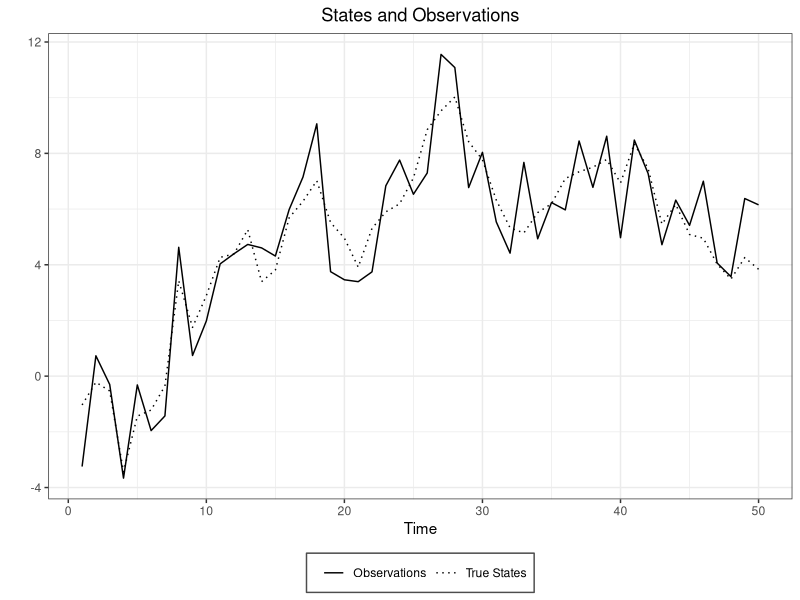
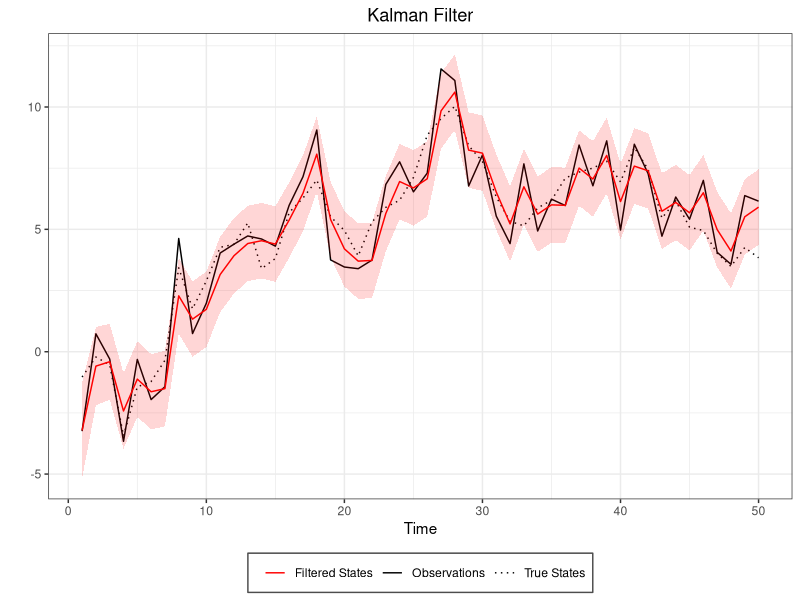
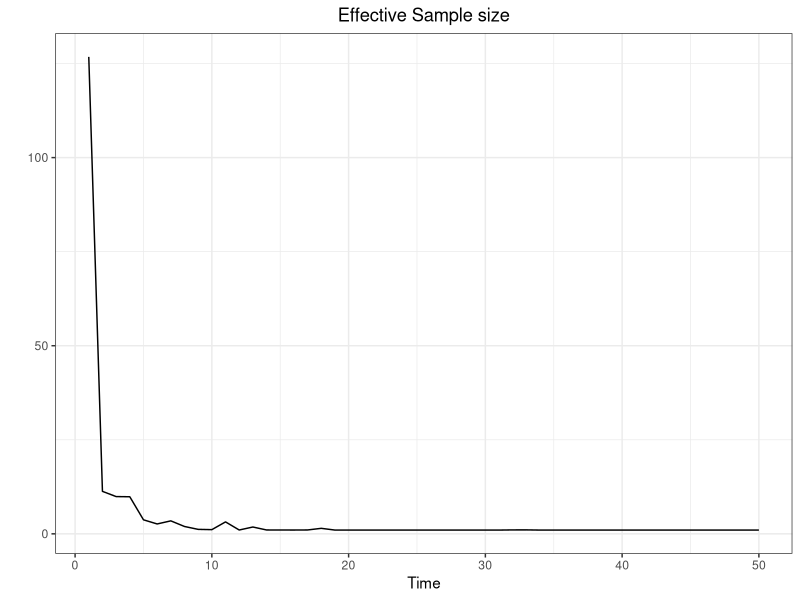
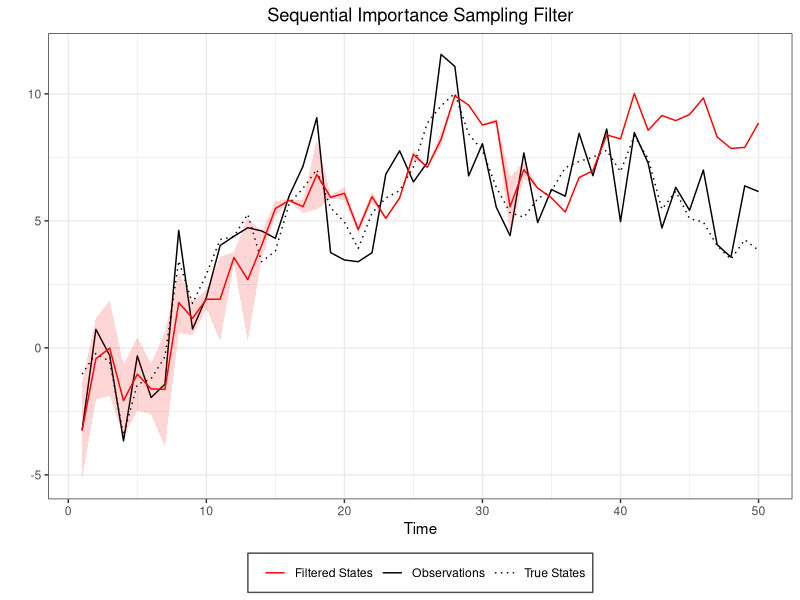
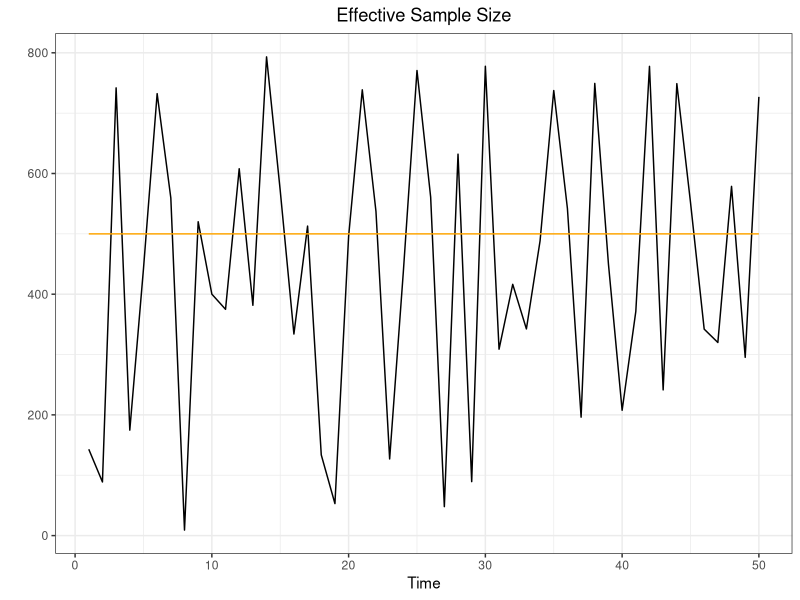
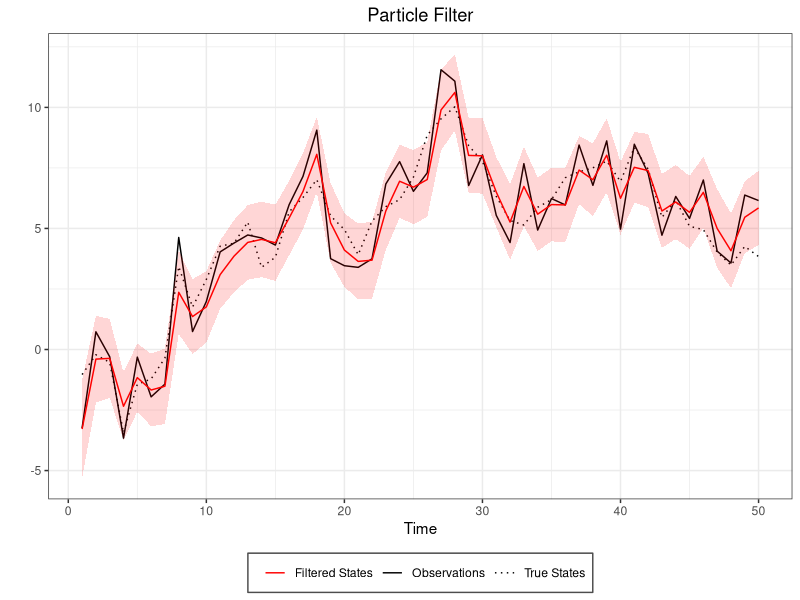
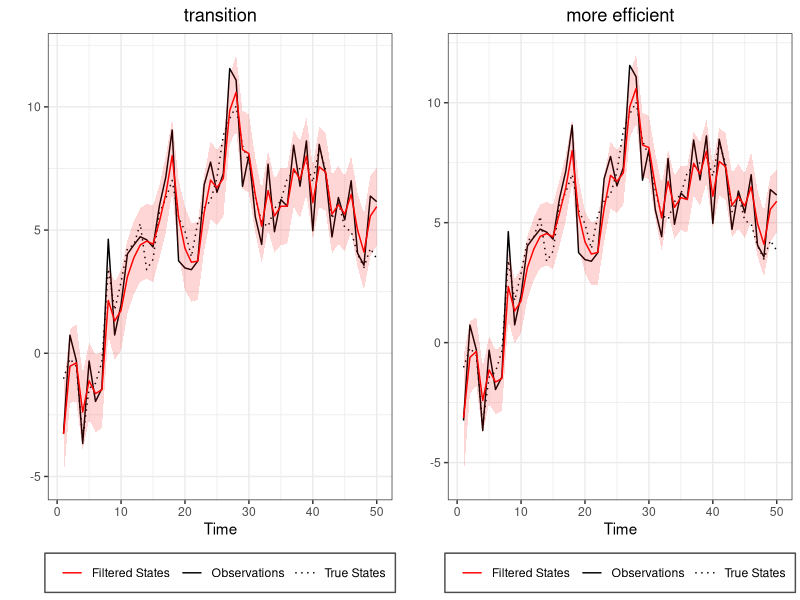
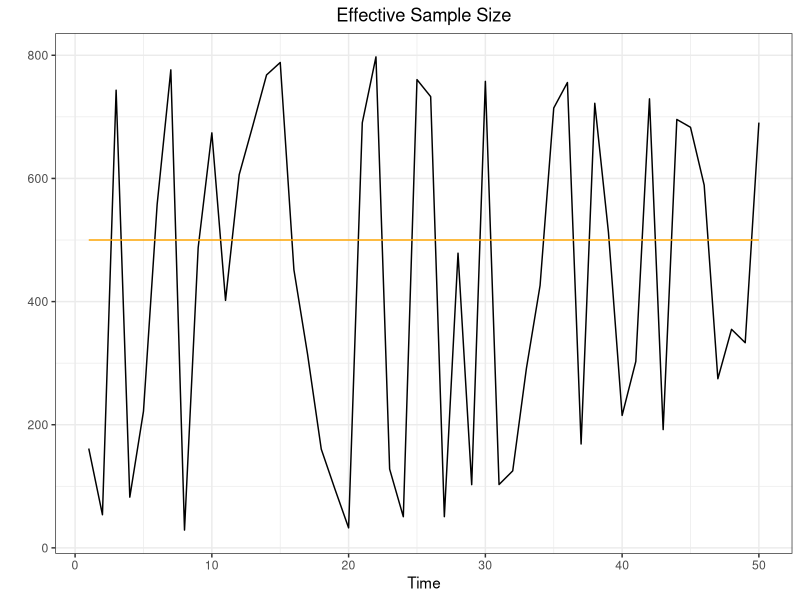

Generate these figures, in order, with R:
## ---- chunk 1
library(ggplot2)
library(ggpubr)
library(kableExtra)
## ---- chunk 2
#Calcolo intevalli di credibilità
#--------------------------------
CredInt<-function(fun){
  
  Filt<-Filtervalues(fun)
  mean<-Filt$mean
  sd<-Filt$sd
  vec<-NULL
  for(t in 1:length(mean)){
  if(mean[t]-1.96*sd[t]<truex[t] & truex[t]<mean[t]+1.96*sd[t]){vec[t]<-1}else{vec[t]<-0}
  }
  return(mean(vec))
}

#RMSE
#----
RMSE<-function(x,xhat){sqrt(mean((x - xhat)^2))}
## ---- chunk 3
library(ggplot2)
q025=function(x){quantile(x,0.025)}
q975=function(x){quantile(x,0.975)}


set.seed(1991)
dlm.sim = function(n,sigma,tau,x0){
  x    = rep(0,n)  #state process
  y    = rep(0,n)  #obs process
  x[1] = rnorm(1,x0,tau)
  y[1] = rnorm(1,x[1],sigma)
  for (t in 2:n){
    x[t] = rnorm(1,x[t-1],tau)
    y[t] = rnorm(1,x[t],sigma)
  }
  return(list(x=x,y=y))
}

n=50
tau2=1
sigma2=1
sigma=sqrt(sigma2)
tau=sqrt(tau2)
x0=0

sim<-dlm.sim(n,sigma,tau,x0)
y<-sim$y
x<-sim$x
truex<-x

timeframe<-c(1:length(y))
df<-data.frame(timeframe,y,x)

ggplot(df,aes(x=timeframe))+
  geom_line(aes(y=y, linetype="Observations"))+
  geom_line(aes(y=x, linetype="True States"))+
  scale_linetype_manual(name="",
                      values=c("Observations" = 1,
                               "True States" = 3))+
  labs(x="Time",
       y="")+
  ggtitle("States and Observations")+
  theme_bw()+
  theme(legend.direction = "horizontal", legend.position = "bottom", legend.key = element_blank(), 
        legend.background = element_rect(fill = "white", colour = "gray30")) +
  theme(plot.title = element_text(hjust = 0.5))
## ---- chunk 4
DLM<-function(data,sig2,tau2,m0,C0){
  n  = length(data)
  m  = rep(0,n)
  C  = rep(0,n)
  for (t in 1:n){
    if (t==1){
      a = m0
      R = C0 + tau2
    }else{
      a = m[t-1]
      R = C[t-1] + tau2
    }
    A = R/(R+sig2)
    m[t] = (1-A)*a + A*y[t]
    C[t] = A*sig2
  }
  return(list(m=m,C=C))
}
## ---- chunk 5
#Kalman Filter
#-------------
m0=0
C0=100
filtval<-DLM(y,sigma2,tau2,m0,C0)
m<-filtval$m
C<-filtval$C
Low = m + qnorm(0.025)*sqrt(C)
Up = m + qnorm(0.975)*sqrt(C)

#Put everything in a data frate (for ggplot)
timeframe<-c(1:length(y))
DLM.df<-data.frame(timeframe,y,x,m,C,Low,Up)

#Plots (observetions in black and filtered states in red)
ggplot(DLM.df,aes(x=timeframe))+
  geom_line(aes(y=y, col="Observations", linetype="Observations"))+
  geom_line(aes(y=x, col="True States", linetype="True States"))+
  geom_line(aes(y=m, col="Filtered States", linetype="Filtered States"))+
  geom_ribbon(aes(ymin = Low, ymax = Up),
              fill="red",alpha=0.16) +
    scale_color_manual("",
                      values=c("Observations" = "black",
                               "True States" = "black",
                               "Filtered States"= "red"))+
  scale_linetype_manual("",
                      values=c("Observations" = 1,
                               "True States" = 3,
                               "Filtered States"=1))+
  labs(x="Time",
       y="")+
  ggtitle("Kalman Filter")+
  theme_bw()+
    theme(legend.direction = "horizontal", legend.position = "bottom", legend.key = element_blank(), 
        legend.background = element_rect(fill = "white", colour = "gray30")) +
  theme(plot.title = element_text(hjust = 0.5))
## ---- chunk 6
SISfun<-function(data,N,m0,C0,tau,sigma){
  xs<-NULL
  ws<-NULL
  ess<-NULL
  x  = rnorm(N,m0,sqrt(C0))
  w  = rep(1/N,N)
  for(t in 1:length(data)){
    x    = rnorm(N,x,tau)                   #sample from N(x_{t-1},tau)
    w    = w*dnorm(data[t],x,sigma)         #update weight
    xs = rbind(xs,x)
    ws = rbind(ws,w)
    
    wnorm= w/sum(w)                         #normalized weight
    ESS  = 1/sum(wnorm^2)                   #effective sample size
    
    ess =rbind(ess,ESS)
  }
  
  return(list(xs=xs,ws=ws,ess=ess))
}
## ---- chunk 7
N=1000
sis<-SISfun(y,N,m0,C0,tau,sigma)
sisxs<-sis$xs
sisws<-sis$ws
sisess<-sis$ess
sis.data<-data.frame(df,sisxs,sisws,sisess)

ggplot(sis.data,aes(x=timeframe))+
  geom_line(aes(y=sisess))+
    labs(x="Time",
       y="")+
  ggtitle("Effective Sample size")+
  theme_bw()+
  theme(plot.title = element_text(hjust = 0.5))
## ---- chunk 8
Filtervalues<-function(fun){
  xhat<-sapply(1:n,function(i)
    weighted.mean(fun$xs[i,],fun$ws[i,]))
  sdhat<-sapply(1:n,function(i)
    sqrt(weighted.mean((fun$xs[i,]-xhat[i])^2,fun$ws[i,])))
  
  return(list(mean=xhat,sd=sdhat))
  
}

Filtplot<-function(dataframe,fun,title){

Filt<-Filtervalues(fun)
mean<-Filt$mean
sd<-Filt$sd
dataframe<-data.frame(dataframe,mean,sd)
  
ggplot(dataframe,aes(x=timeframe))+
  geom_line(aes(y=y, col="Observations", linetype="Observations"))+
  geom_line(aes(y=x, col="True States", linetype="True States"))+
  geom_line(aes(y=mean, col="Filtered States", linetype="Filtered States"))+
  geom_ribbon(aes(ymin = mean-1.96*sd, ymax = mean+1.96*sd),
              fill="red",alpha=0.16) +
    scale_color_manual("",
                      values=c("Observations" = "black",
                               "True States" = "black",
                               "Filtered States"= "red"))+
  scale_linetype_manual("",
                      values=c("Observations" = 1,
                               "True States" = 3,
                               "Filtered States"=1))+
  labs(x="Time",
       y="")+
  ggtitle(title)+
  theme_bw()+
    theme(legend.direction = "horizontal", legend.position = "bottom", legend.key = element_blank(), 
        legend.background = element_rect(fill = "white", colour = "gray30")) +
  theme(plot.title = element_text(hjust = 0.5))
}

Filtplot(df,sis,title="Sequential Importance Sampling Filter")

## ---- chunk 9
PFfun<-function(data,N,m0,C0,tau,sigma,r){
  if(missing(r)){r=2}else{}
  xs<-NULL
  ws<-NULL
  ess<-NULL
  x  = rnorm(N,m0,sqrt(C0))
  w  = rep(1/N,N)
   
  for(t in 1:length(data)){
    
    x<-rnorm(N,x,tau)
    w1<-w*dnorm(data[t],x,sigma)
    
    w = w1/sum(w1)
    ESS  = 1/sum(w^2)
    
    if(ESS<(N/r)){
      index<-sample(N,size=N,replace=T,prob=w)
      x<-x[index]
      w<-rep(1/N,N)
    }else{}
    
    xs = rbind(xs,x)
    ws = rbind(ws,w)
    ess =rbind(ess,ESS)
  }
  return(list(xs=xs,ws=ws,ess=ess))
}
## ---- chunk 10
N=1000

pf<-PFfun(y,N,m0,C0,tau,sigma)

ESSplot<-function(dataframe,fun,threshold){
if(missing(threshold)){threshold=T}else{}
xs<-fun$xs
ws<-fun$ws
ess<-fun$ess
dt<-data.frame(dataframe,xs,ws,ess)

ggplot(dt,aes(x=timeframe))+
  geom_line(aes(y=ess))+
  geom_line(aes(y=500),col="orange")+
  labs(x="Time",
       y="")+
  ggtitle("Effective Sample Size")+
  theme_bw()+
  theme(plot.title = element_text(hjust = 0.5))
}
ESSplot(df,pf)

## ---- chunk 11
Filtplot(df,pf,"Particle Filter")
## ---- chunk 12
PF2fun<-function(data,N,m0,C0,tau,sigma,r){
  if(missing(r)){r=2}else{}
  xs<-NULL
  ws<-NULL
  ess<-NULL
  x  = rnorm(N,m0,sqrt(C0))
  importancesd<-sqrt(tau - tau^2 /(tau + sigma))
  predsd <- sqrt(sigma+tau)
  w  = rep(1/N,N)
  
  for(t in 1:length(data)){
    
    means<-x+(tau/(tau+sigma))*(data[t]-x)
    x<-rnorm(N,means,importancesd)
    w1<-w*dnorm(data[t],x,predsd)
    
    w = w1/sum(w1)
    ESS  = 1/sum(w^2)
    
    if(ESS<(N/r)){
      index<-sample(N,size=N,replace=T,prob=w)
      x<-x[index]
      w<-rep(1/N,N)
    }else{}
    
    xs = rbind(xs,x)
    ws = rbind(ws,w)
    ess =rbind(ess,ESS)
  }
  return(list(xs=xs,ws=ws,ess=ess))
}
## ---- chunk 13
pf1<-PFfun(y,1000,0,100,1,1)
pf2<-PF2fun(y,1000,0,100,1,1)
plotpf1<-Filtplot(df,pf1,"transition")
plotpf2<-Filtplot(df,pf2,"more efficient")

ggarrange(plotpf1,plotpf2)
## ---- chunk 14
Comparethetwo<-matrix(NA,nrow=2,ncol=2)
colnames(Comparethetwo)<-c("Credible Interval","RMSE")
rownames(Comparethetwo)<-c("transition","more efficient")
Comparethetwo[1,1]<-CredInt(pf1)
Comparethetwo[2,1]<-CredInt(pf2)
Comparethetwo[1,2]<-RMSE(truex,Filtervalues(pf1)$mean)
Comparethetwo[2,2]<-RMSE(truex,Filtervalues(pf2)$mean)
## ---- chunk 15
kbl(Comparethetwo, align="c", longtable = T, booktabs = T, caption="Comparison",digits=3)
## ---- chunk 16
GPFfun<-function(data,N,m0,C0,tau,sigma,r){
 if(missing(r)){r=2}else{}
   xs<-NULL
  ws<-NULL
  ess<-NULL
  x  = rnorm(N,m0,sqrt(C0))
  w  = rep(1/N,N)
  
  for(t in 1:length(data)){
    
    xprev<-x
    x<-rnorm(N,x,tau)
    w1<-w*dnorm(data[t],x,sigma)*dnorm(x,xprev,tau)*I(x>0)/dnorm(x,xprev,tau)
    
    w = w1/sum(w1)
    ESS  = 1/sum(w^2)
    
    if(ESS<(N/r)){
      index<-sample(N,size=N,replace=T,prob=w)
      x<-x[index]
      w<-rep(1/N,N)
    }else{}
    
    xs = rbind(xs,x)
    ws = rbind(ws,w)
    ess =rbind(ess,ESS)
  }
  return(list(xs=xs,ws=ws,ess=ess))
}
## ---- chunk 17
APFfun<-function(data,N,m0,C0,tau,sigma,r){
  if(missing(r)){r=2}else{}
  xs<-NULL
  ws<-NULL
  ess<-NULL
  x  = rnorm(N,m0,sqrt(C0))
  w  = rep(1/N,N)
  
  for(t in 1:length(data)){
    
    weight = w*dnorm(data[t],x,sigma)
    k   = sample(1:N,size=N,replace=TRUE,prob=weight)
    x1   = rnorm(N,x[k],tau)
    lw  = dnorm(data[t],x1,sigma,log=TRUE)-dnorm(data[t],x[k],sigma,log=TRUE)
    w   = exp(lw)
    w   = w/sum(w)
    ESS  = 1/sum(w^2)
    
    if(ESS<(N/r)){
      index<-sample(N,size=N,replace=T,prob=w)
      x1<-x1[index]
      w<-rep(1/N,N)
    }else{}
    
    x <- x1
    xs = rbind(xs,x)
    ws = rbind(ws,w)
    ess =rbind(ess,ESS)
    
  }
  return(list(xs=xs,ws=ws,ess=ess))
}
## ---- chunk 18
apf<-APFfun(y,N,m0,C0,tau,sigma)
ESSplot(df,apf)
## ---- chunk 19
Filtplot(df,apf,"Particle Filter")
## ---- chunk 20
LWfun<-function(data,N,m0,C0,alphav,betav,alphaw,betaw,delta,unif,r){
  if(missing(r)){r=2}else{}
  xs     = rnorm(N,m0,sqrt(C0))
  if(unif==T){
  pars   = cbind(runif(N,0,10),runif(N,0,10))}else{}
  pars   = cbind(rgamma(N,shape=alphav,scale=betav),rgamma(N,shape=alphaw,scale=betaw))
  a      = (3*delta-1)/(2*delta)
  h2     = 1-a^2
  parss  = array(0,c(N,2,n))
  xss    = NULL
  ws     = NULL
  ess    = NULL
  w      = rep(1/N,N)
  for (t in 1:length(data)){
    meanV = weighted.mean(pars[,1],w)
    varV  = weighted.mean((pars[,1]-meanV)^2,w)
    meanW = weighted.mean(pars[,2],w)
    varW  = weighted.mean((pars[,2]-meanW)^2,w)
    
    muV = a*pars[,1]+(1-a)*meanV
    sigma2V = (1-a^2)*varV
    alphaV = muV^2/sigma2V
    betaV = muV/sigma2V
    
    muW = a*pars[,1]+(1-a)*meanW
    sigma2W = (1-a^2)*varW
    alphaW = muW^2/sigma2W
    betaW = muW/sigma2W
    
    weight      = w*dnorm(data[t],xs,sqrt(muV))
    k           = sample(1:N,size=N,replace=T,prob=weight)
    
    pars[,1]<-rgamma(N,shape=alphaV[k],rate=betaV[k])
    pars[,2]<-rgamma(N,shape=alphaW[k],rate=betaW[k])
    
    xsprevious<-xs[k]
    xs = rnorm(N,xs[k],sqrt(pars[,2]))
    
    w           = exp(dnorm( data[t],xs,sqrt(pars[,1]),log=T)-
                        dnorm( data[t],xsprevious,sqrt(muV[k]),log=T))
    w           = w/sum(w)
    ESS         = 1/sum(w^2)
    
    if(ESS<(N/r)){
      index<-sample(N,size=N,replace=T,prob=w)
      xs<-xs[index]
      pars<-pars[index,]
      w<-rep(1/N,N)
    }else{
      xs<-xs
      pars<-pars
    }
    
    
    xss         = rbind(xss,xs)
    parss[,,t]  = pars 
    ws          = rbind(ws,w)
    ess         = rbind(ess,ESS)
  }
  return(list(xss=xss,parss=parss,ws=ws,ess=ess))
}
## ---- chunk 21
delta=0.7
lwf<-LWfun(y,N,m0,C0,1,1,1,1,delta,unif=T)
ESSplot(df,lwf)
## ---- chunk 22
Filtplot(df,lwf,"Liu and West Filter")
## ---- chunk 23


Kalmanvarplot<-ggplot(DLM.df,aes(x=timeframe))+
  geom_line(aes(y=C))+
  labs(x="Time",
       y="")+
  ggtitle("Kalman Filter")+
  theme_bw()


Varplot<-function(dataframe,fun,title){

Filt<-Filtervalues(fun)
mean<-Filt$mean
sd<-Filt$sd
dataframe<-data.frame(dataframe,mean,sd)

ggplot(dataframe,aes(x=timeframe))+
geom_line(aes(y=sd))+
  labs(x="Time",
       y="")+
  ggtitle(title)+
  theme_bw()

}


Varsisplot<-Varplot(df,sis,"SIS")
Varpfplot<-Varplot(df,pf,"PF")
Varapfplot<-Varplot(df,pf,"APF")
Varlwplot<-Varplot(df,pf,"LW")

ggarrange(Kalmanvarplot,Varsisplot,Varpfplot,Varapfplot,Varlwplot)

## ---- chunk 24
truex<-x
estimatedx<-matrix(NA,ncol=6,nrow=6)
colnames(estimatedx)<-c("N","Threshold","KF","PF","APF","LWF")
estimatedx[,1]<-c(20,100,500,1000,1000,1000)
estimatedx[,2]<-c(0.5,0.5,0.5,0.5,0.25,0.1)


i=1
for(N in c(20,100,500)){

DLM1<-DLM(y,sigma2,tau2,m0,C0)
pf1<-PFfun(y,N,m0,C0,tau,sigma)
apf1<-APFfun(y,N,m0,C0,tau,sigma)
lwf1<-LWfun(y,N,m0,C0,1,1,1,1,delta,unif=T)

estimatedx[i,3]<-RMSE(truex,DLM1$m)
estimatedx[i,4]<-RMSE(truex,Filtervalues(pf1)$mean)
estimatedx[i,5]<-RMSE(truex,Filtervalues(apf1)$mean)
estimatedx[i,6]<-RMSE(truex,Filtervalues(lwf1)$mean)
i=i+1

}

i=4
for(k in c(2,5,10)){
  N=1000
DLM2<-DLM(y,sigma2,tau2,m0,C0)
pf2<-PFfun(y,N,m0,C0,tau,sigma,r=k)
apf2<-APFfun(y,N,m0,C0,tau,sigma,r=k)
lwf2<-LWfun(y,N,m0,C0,1,1,1,1,delta,unif=T,r=k)

estimatedx[i,3]<-RMSE(truex,DLM2$m)
estimatedx[i,4]<-RMSE(truex,Filtervalues(pf2)$mean)
estimatedx[i,5]<-RMSE(truex,Filtervalues(apf2)$mean)
estimatedx[i,6]<-RMSE(truex,Filtervalues(lwf2)$mean)
i=i+1


}



## ---- chunk 25
kbl(estimatedx[1:3,], align="c", longtable = T, booktabs = T, caption="RMSE",digits=3)
## ---- chunk 26
kbl(estimatedx[4:6,], align="c", longtable = T, booktabs = T, caption="RMSE",digits=3)
## ---- chunk 27
#############################
#
#   y(t) = exp(h(t)/2)*v(t)
#   x(t) = alpha + beta*x(t-1) + tau*w(t)
#
#   v(t) ~ N(0,1)
#   w(t) ~ N(0,1)
#   x(0) ~ N(0,100)
#
#   PRIOR ON alpha,beta,tau2

# Simulating the data
# -------------------
set.seed(12345)
n     =  50
alpha = -0.0031
beta  =  0.9951
tau2  =  0.0074
tau   = sqrt(tau2)
y     = rep(0,n)
x     = rep(0,n)
x[1]  = alpha/(1-beta)
y[1]  = rnorm(1,0,exp(x[1]/2))
for (t in 2:n){
  x[t] = alpha + beta*x[t-1] + rnorm(1,0,tau)
  y[t] = rnorm(1,0,exp(x[t]/2))
}
alpha.true = alpha
beta.true  = beta
tau2.true  = tau2

timeframe<-c(1:length(y))
dfsv<-data.frame(timeframe,y,x)
## ---- chunk 28
n=50
tau2=1
sigma2=1
sigma=sqrt(sigma2)
tau=sqrt(tau2)
x0=0

ggplot(dfsv,aes(x=timeframe))+
  geom_line(aes(y=y, linetype="Observations"))+
  geom_line(aes(y=x, linetype="True States"))+
  scale_linetype_manual(name="",
                      values=c("Observations" = 1,
                               "True States" = 3))+
  labs(x="Time",
       y="")+
  ggtitle("States and Observations")+
  theme_bw()+
  theme(legend.direction = "horizontal", legend.position = "bottom", legend.key = element_blank(), 
        legend.background = element_rect(fill = "white", colour = "gray30")) +
  theme(plot.title = element_text(hjust = 0.5))
## ---- chunk 29
SVPFfun<-function(data,N,m0,C0,alpha,beta,tau,r){
  if(missing(r)){r=2}else{}
  xs<-NULL
  ws<-NULL
  ess<-NULL
  x  = rnorm(N,m0,sqrt(C0))
  w  = rep(1/N,N)
   
  for(t in 1:length(data)){
    
    x<-rnorm(N,alpha+beta*x,tau)
    w1<-w*dnorm(data[t],0,exp(x/2))
    
    w = w1/sum(w1)
    ESS  = 1/sum(w^2)
    
    if(ESS<(N/r)){
      index<-sample(N,size=N,replace=T,prob=w)
      x<-x[index]
      w<-rep(1/N,N)
    }else{}
    
    xs = rbind(xs,x)
    ws = rbind(ws,w)
    ess =rbind(ess,ESS)
  }
  return(list(xs=xs,ws=ws,ess=ess))
}
## ---- chunk 30
SVAPFfun<-function(data,N,m0,C0,alpha,beta,tau,r){
  if(missing(r)){r=2}else{}
  xs<-NULL
  ws<-NULL
  ess<-NULL
  x  = rnorm(N,m0,sqrt(C0))
  w  = rep(1/N,N)
  
  for(t in 1:length(data)){
    
    weight = w*dnorm(data[t],0,exp(x/2))
    k   = sample(1:N,size=N,replace=TRUE,prob=weight)
    x1   = rnorm(N,alpha+beta*x[k],tau)
    lw  = dnorm(data[t],0,exp(x/2),log=TRUE)-dnorm(data[t],0,exp(x/2),log=TRUE)
    w   = exp(lw)
    w   = w/sum(w)
    ESS  = 1/sum(w^2)
    
    if(ESS<(N/r)){
      index<-sample(N,size=N,replace=T,prob=w)
      x1<-x1[index]
      w<-rep(1/N,N)
    }else{}
    
    x <- x1
    xs = rbind(xs,x)
    ws = rbind(ws,w)
    ess =rbind(ess,ESS)
    
  }
  return(list(xs=xs,ws=ws,ess=ess))
}
## ---- chunk 31
# Data and prior hyperparameters 
# ------------------------------
m0      = 0.0
C0      = 0.1
sC0     = sqrt(C0)
ealpha  = alpha
valpha  = 0.01
ebeta    = beta
vbeta    = 0.01
nu      = 3
lambda  = tau2
## ---- chunk 32
SVLWfun<-function(data,N,m0,C0,ealpha,valpha,ebeta,vbeta,nu,lambda){

xs = rnorm(N,m0,sqrt(C0))
pars   = cbind(rnorm(N,ealpha,sqrt(valpha)),rnorm(N,ebeta,sqrt(vbeta)),
               log(1/rgamma(N,nu/2,nu*lambda/2)))
delta  = 0.75
a      = (3*delta-1)/(2*delta)
h2     = 1-a^2
parss  = array(0,c(N,3,n))
xss    = NULL
ws     = NULL
ESS    = NULL
w      = rep(1/N,N)
for (t in 1:length(data)){
  
  #mpar        = apply(pars,2,mean) #alternatively use this 
  mpar<-c()
  for(i in 1:3){
  mpar[i]    = weighted.mean(pars[,i],w)
  }
  
  vpar        = var(pars)
  ms          = a*pars+(1-a)*matrix(mpar,N,3,byrow=T)
  mus         = pars[,1]+pars[,2]*xs 
  weight      = w*dnorm(data[t],0,exp(mus/2))
  k           = sample(1:N,size=N,replace=T,prob=weight)
  ms1         = ms[k,] + matrix(rnorm(3*N),N,3)%*%chol(h2*vpar)
  xt          = rnorm(N,ms1[,1]+ms1[,2]*xs[k],exp(ms1[,3]/2))
  w           = dnorm(data[t],0,exp(xt/2))/dnorm(data[t],0,exp(mus[k]/2))
  w           = w/sum(w)
  ESS         = 1/sum(w^2)
  
  
  if(ESS<(N/2)){
    index<-sample(N,size=N,replace=T,prob=w)
    xs<-xt[index]
    pars<-ms1[index,]
    w<-rep(1/N,N)
  }else{
    xs<-xt
    pars<-ms1
  }
  
  xss         = rbind(xss,xs)
  parss[,,t]  = pars 
  ws          = rbind(ws,w)
}
return(list(xs=xss,pars=parss,ws=ws))
}
## ---- chunk 33
#Kalman Filter
#-------------
m0=0
C0=100
filtval<-DLM(y,sigma2,tau2,m0,C0)
m<-filtval$m
C<-filtval$C
Low = m + qnorm(0.025)*sqrt(C)
Up = m + qnorm(0.975)*sqrt(C)

#Put everything in a data frate (for ggplot)
timeframe<-c(1:length(y))
DLM.df<-data.frame(timeframe,y,x,m,C,Low,Up)

#Plots (observetions in black and filtered states in red)
plot0<-ggplot(DLM.df,aes(x=timeframe))+
  geom_line(aes(y=y, col="Observations", linetype="Observations"))+
  geom_line(aes(y=x, col="True States", linetype="True States"))+
  geom_line(aes(y=m, col="Filtered States", linetype="Filtered States"))+
  geom_ribbon(aes(ymin = Low, ymax = Up),
              fill="red",alpha=0.16) +
    scale_color_manual("",
                      values=c("Observations" = "black",
                               "True States" = "black",
                               "Filtered States"= "red"))+
  scale_linetype_manual("",
                      values=c("Observations" = 1,
                               "True States" = 3,
                               "Filtered States"=1))+
    coord_cartesian(ylim=c(-6,6))+
  labs(x="Time",
       y="")+
  ggtitle("Kalman Filter")+
  theme_bw()+
    theme(legend.direction = "horizontal", legend.position = "bottom", legend.key = element_blank(), 
        legend.background = element_rect(fill = "white", colour = "gray30")) +
  theme(plot.title = element_text(hjust = 0.5))
## ---- chunk 34
set.seed(12345)
N=5000
svpf<-SVPFfun(y,N,m0,C0,alpha,beta,tau)
svapf<-SVAPFfun(y,N,m0,C0,alpha,beta,tau)
svlw<-SVLWfun(y,N,m0,C0,ealpha,valpha,ebeta,vbeta,nu,lambda)
## ---- chunk 35
plot1<-Filtplot(dfsv,svpf,"Particle Filter")
plot2<-Filtplot(dfsv,svapf,"Auxiliary Particle Filter")
plot3<-Filtplot(dfsv,svlw,"Liu e West Filter")

ggarrange(plot0,plot1,plot2,plot3)
